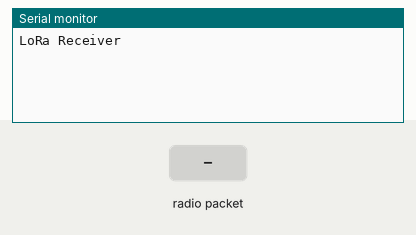
Recording of a sketch running on a simulated Arduino Uno, built with avr-gcc and run on an emulated ATmega328P. On the bench: the last lines printed to the serial monitor. Inputs (shaded band) come from the test bench. No radio packets arrive unless stated.

Above: at 1.2 s.
1.3 s: radio packet "1" arrives
At 2.0 s:
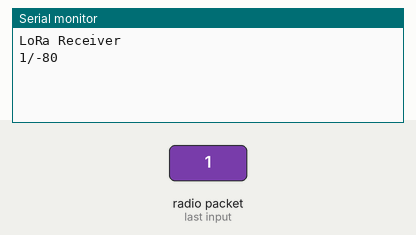
2.8 s: radio packet "0" arrives
At 3.1 s:
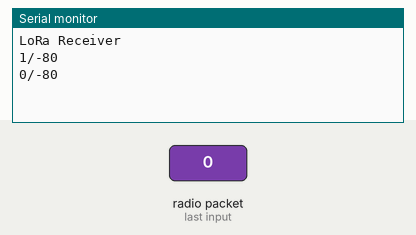
4.3 s: radio packet "2" arrives
At 5.5 s:
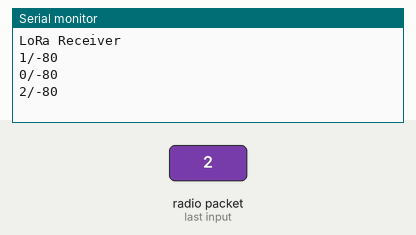

The sketch:

LoRaReceiver.ino
```cpp
#include <SPI.h>
#include <LoRa.h>

void setup() {
  Serial.begin(9600);
  while (!Serial);

  Serial.println("LoRa Receiver");

  if (!LoRa.begin(436.25E6)) {
    Serial.println("Starting LoRa failed!");
    while (1);
  }

  //LoRa.setTxPower(20);
  LoRa.setSpreadingFactor(9);
  LoRa.setSignalBandwidth(62.5E3);
  //LoRa.enableCrc();
  LoRa.setGain(6);
}

void loop() {
  // try to parse packet
  int packetSize = LoRa.parsePacket();
  if (packetSize) {
    // received a packet

    // read packet
    while (LoRa.available()) {
      Serial.print((char)LoRa.read());
    }
    // print RSSI of packet
    Serial.print("/");
    Serial.println(LoRa.packetRssi());
  }
}
```

Measured:
- after the input at 1.3 s, the serial monitor: prints a new line at once (image 1)
- after the input at 2.8 s, the serial monitor: prints a new line at once (image 2)
- after the input at 4.3 s, the serial monitor: prints a new line at once (image 3)
